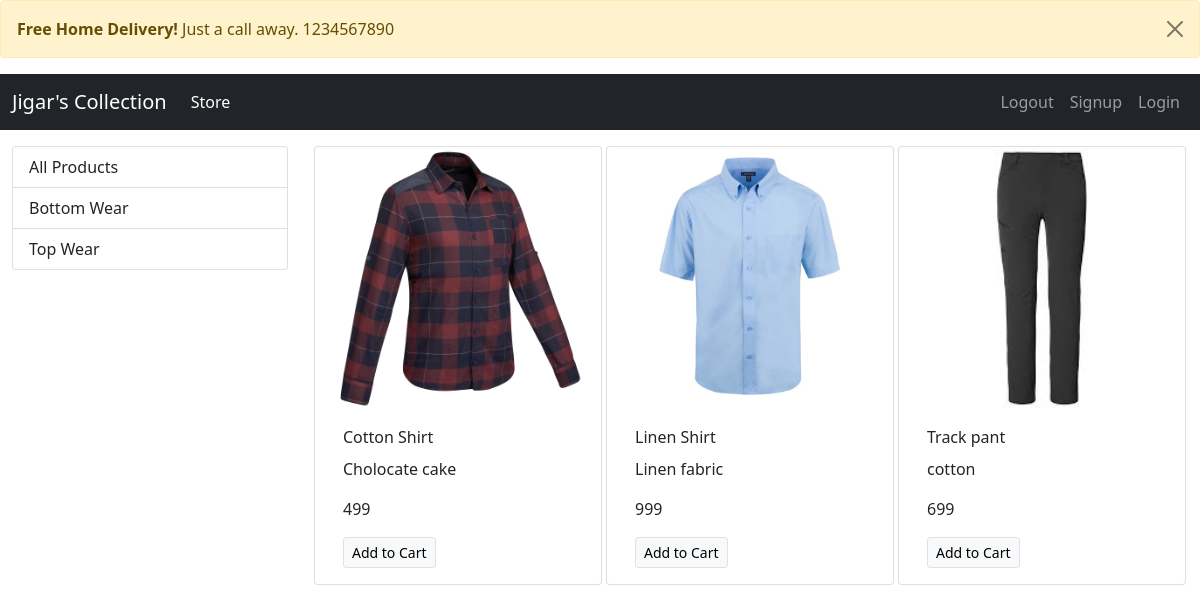
The page / on the database its author committed.
### Store/models/category.py (models this page shows, shortened)
class Category(models.Model):
    name = models.CharField(max_length=25)
    @staticmethod
    def get_all_categories():
        return Category.objects.all()

### Store/models/product.py (models this page shows, shortened)
class Product(models.Model):
    category = models.ForeignKey(Category, on_delete=models.CASCADE,
                                 default=1)  # This will delete all product if category deleted
    name = models.CharField(max_length=50)
    description = models.CharField(max_length=200, default='', null=True, blank=True)
    price = models.IntegerField(default=0)
    image = models.ImageField(upload_to='uploads/products/')
    @staticmethod
    def get_all_products():
        return Product.objects.all()

### Store/views.py (the view)
# urls.py: path('', index)
def index(request):
    products = Product.get_all_products()
    categories = Category.get_all_categories()
    categoryID = request.GET.get('category')
    if categoryID:
        products = Product.get_all_products_by_categoryid(categoryID)
    else:
        products = Product.get_all_products()
    data = {}
    data['products'] = products
    data['categories'] = categories
    return render(request, 'index.html', data)

### Store/templates/index.html
{% extends 'base.html' %}
{% block content %}
<div class="container-fluid mt-3">
    <div class="row">
        <div class="col-lg-3 mx-auto">
            <div class="list-group">
                <a href="/" class="list-group-item list-group-item-action">All Products</a>
                {% for category in categories %}
                <a href="/?category={{category.id}}" class="list-group-item list-group-item-action">{{category.name}}</a>
                {% endfor %}
            </div>
        </div>
        <div id='products' class="col-lg-9 mx-auto">
            <div class="row mx-auto">
                {% for product in products %}
                <div class="card mx-auto mb-3" style="width: 18rem;">
                    <img src="{{product.image.url}}" class="card-img-top" alt="...">
                    <div class="card-body">
                      <p class="card-title">{{product.name}}</p>
                      <p class="card-text">{{product.description}}</p>
                      <p class="card-text">{{product.price}}</p>
                      <a href="#" class="btn btn-light border btn-sm">Add to Cart</a>
                    </div>
                  </div>
                {% endfor %}
            </div>
        </div>
    </div>
</div>
{% endblock %}

### Store/templates/base.html (shortened to what this page needs)
<!doctype html>
<html lang="en">
<head>
    <link href="https://cdn.jsdelivr.net/npm/bootstrap@5.0.1/dist/css/bootstrap.min.css" rel="stylesheet"
>
    <link scr="Store/styles/home.scss" rel="stylesheet">
</head>
<body>
    <div class="alert alert-warning alert-dismissible fade show" role="alert">
        <strong>Free Home Delivery!</strong> Just a call away. 1234567890
        <button type="button" class="btn-close" data-bs-dismiss="alert" aria-label="Close"></button>
    </div>
    <nav class="navbar navbar-expand-lg navbar-dark bg-dark">
        <div class="container-fluid">
            <a class="navbar-brand" href="#">Jigar's Collection</a>
            <div class="collapse navbar-collapse" id="navbarSupportedContent">
                <ul class="navbar-nav me-auto mb-2 mb-lg-0">
                    <li class="nav-item">
                        <a class="nav-link active" aria-current="page" href="#">Store</a>
                    </li>
                </ul>
                <ul class="navbar-nav my-2 my-lg-0">
                    <li class="nav-item">
                        <a class="nav-link" aria-current="page" href="#">Logout</a>
                    </li>
                    <li class="nav-item">
                        <a class="nav-link" aria-current="page" href="#">Signup</a>
                    </li>
                    <li class="nav-item">
                        <a class="nav-link" aria-current="page" href="#">Login</a>
                    </li>
                </ul>
            </div>
        </div>
    </nav>
    {% block content %}{% endblock %}
</body>
</html>

### rows shown on the page
Category: name "Bottom Wear"
Category: name "Top Wear"
Product: image (picture), name "Cotton Shirt", description "Cholocate cake", price "499"
Product: image (picture), name "Linen Shirt", description "Linen fabric", price "999"
Product: image (picture), name "Track pant", description "cotton", price "699"
